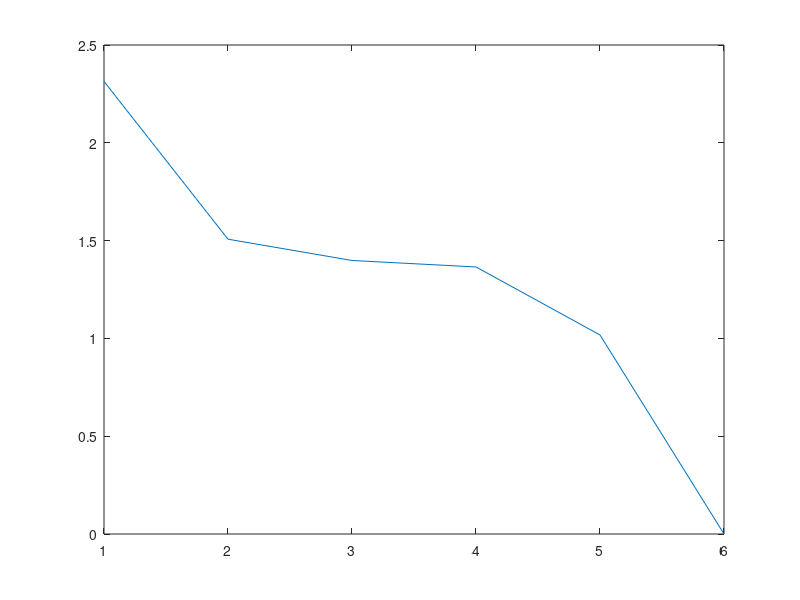
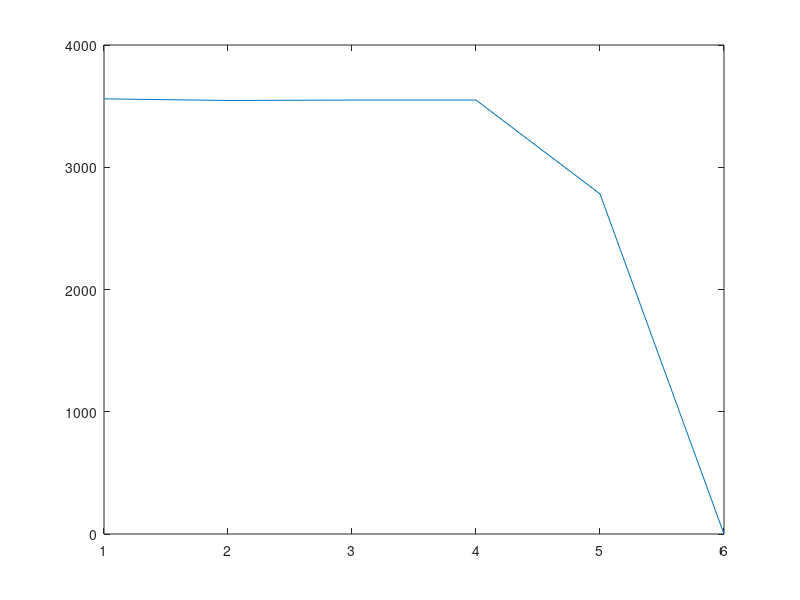

Write MATLAB code to recreate these figures, in order.
clear all;
close all
load train_test_rmse_expALS_find_nbr_features_lambda01
%load train_test_rmse_kmeans_log_50_100
meanTrainRMSE = reshape(meanTrainRMSE,[6,20]);
mtrain = mean(meanTrainRMSE,2);
strain = std(meanTrainRMSE');
plot(mtrain);

hold on;
%plot(strain);

figure
meanTestRMSE = reshape(meanTestRMSE,[6,20]);
mtest = mean(meanTestRMSE,2);
stest = std(meanTestRMSE');
plot(mtest);
hold on;
%plot(stest);
